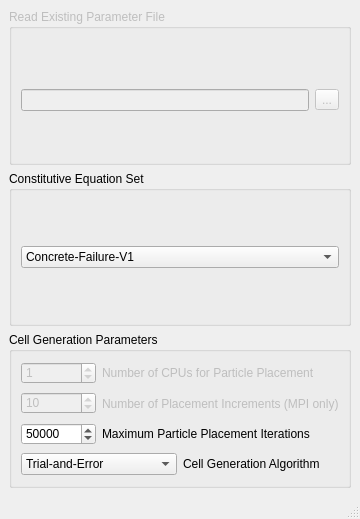
<?xml version="1.0" encoding="UTF-8"?>
<ui version="4.0">
 <class>MainWindow</class>
 <widget class="QMainWindow" name="MainWindow">
  <property name="geometry">
   <rect>
    <x>0</x>
    <y>0</y>
    <width>347</width>
    <height>519</height>
   </rect>
  </property>
  <property name="sizePolicy">
   <sizepolicy hsizetype="Preferred" vsizetype="Maximum">
    <horstretch>0</horstretch>
    <verstretch>0</verstretch>
   </sizepolicy>
  </property>
  <property name="windowIcon">
   <iconset resource="../icons.qrc">
    <normaloff>:/icons/PartDesignWorkbench.svg</normaloff>:/icons/PartDesignWorkbench.svg</iconset>
  </property>
  <property name="styleSheet">
   <string notr="true"/>
  </property>
  <property name="unifiedTitleAndToolBarOnMac">
   <bool>true</bool>
  </property>
  <widget class="QWidget" name="centralwidget">
   <property name="sizePolicy">
    <sizepolicy hsizetype="Expanding" vsizetype="Expanding">
     <horstretch>0</horstretch>
     <verstretch>0</verstretch>
    </sizepolicy>
   </property>
   <layout class="QGridLayout" name="gridLayout_3">
    <item row="0" column="0">
     <widget class="QGroupBox" name="gb_working_dir">
      <property name="enabled">
       <bool>false</bool>
      </property>
      <property name="styleSheet">
       <string notr="true">border-color: rgb(182, 182, 182);</string>
      </property>
      <property name="title">
       <string>Read Existing Parameter File</string>
      </property>
      <layout class="QHBoxLayout" name="horizontalLayout_6">
       <property name="leftMargin">
        <number>9</number>
       </property>
       <property name="bottomMargin">
        <number>0</number>
       </property>
       <item>
        <widget class="QLineEdit" name="paramLocation">
         <property name="enabled">
          <bool>false</bool>
         </property>
         <property name="readOnly">
          <bool>true</bool>
         </property>
        </widget>
       </item>
       <item>
        <widget class="QToolButton" name="readFileButton">
         <property name="enabled">
          <bool>false</bool>
         </property>
         <property name="text">
          <string notr="true">...</string>
         </property>
        </widget>
       </item>
      </layout>
     </widget>
    </item>
    <item row="1" column="0">
     <widget class="QGroupBox" name="gb_analysis_type">
      <property name="enabled">
       <bool>true</bool>
      </property>
      <property name="autoFillBackground">
       <bool>false</bool>
      </property>
      <property name="styleSheet">
       <string notr="true">border-color: rgb(182, 182, 182);</string>
      </property>
      <property name="title">
       <string>Constitutive Equation Set</string>
      </property>
      <layout class="QGridLayout" name="gridLayout">
       <property name="leftMargin">
        <number>9</number>
       </property>
       <property name="bottomMargin">
        <number>9</number>
       </property>
       <item row="0" column="0">
        <widget class="QComboBox" name="constEQ">
         <item>
          <property name="text">
           <string>Concrete-Failure-V1</string>
          </property>
         </item>
         <item>
          <property name="text">
           <string>Concrete-Failure-V2</string>
          </property>
         </item>
         <item>
          <property name="text">
           <string>Concrete-Failure-V3</string>
          </property>
         </item>
         <item>
          <property name="text">
           <string>Concrete-Failure-V4</string>
          </property>
         </item>
         <item>
          <property name="text">
           <string>FRC-Failure-V1</string>
          </property>
         </item>
         <item>
          <property name="text">
           <string>Sandstone-Failure-V1</string>
          </property>
         </item>
         <item>
          <property name="text">
           <string>Shale-Failure-V1</string>
          </property>
         </item>
         <item>
          <property name="text">
           <string>Wood-Failure-V1</string>
          </property>
         </item>
        </widget>
       </item>
      </layout>
     </widget>
    </item>
    <item row="2" column="0">
     <widget class="QGroupBox" name="gb_analysis_type_2">
      <property name="enabled">
       <bool>true</bool>
      </property>
      <property name="styleSheet">
       <string notr="true">border-color: rgb(182, 182, 182);</string>
      </property>
      <property name="title">
       <string>Cell Generation Parameters</string>
      </property>
      <layout class="QGridLayout" name="gridLayout_2">
       <item row="0" column="0">
        <layout class="QHBoxLayout" name="horizontalLayout_2">
         <item>
          <widget class="QSpinBox" name="numCPUbox">
           <property name="enabled">
            <bool>false</bool>
           </property>
           <property name="sizePolicy">
            <sizepolicy hsizetype="Fixed" vsizetype="Fixed">
             <horstretch>0</horstretch>
             <verstretch>0</verstretch>
            </sizepolicy>
           </property>
           <property name="minimumSize">
            <size>
             <width>75</width>
             <height>0</height>
            </size>
           </property>
           <property name="maximumSize">
            <size>
             <width>75</width>
             <height>16777215</height>
            </size>
           </property>
           <property name="maximum">
            <number>999999999</number>
           </property>
           <property name="value">
            <number>1</number>
           </property>
          </widget>
         </item>
         <item>
          <widget class="QLabel" name="label_2">
           <property name="enabled">
            <bool>false</bool>
           </property>
           <property name="text">
            <string>Number of CPUs for Particle Placement</string>
           </property>
          </widget>
         </item>
        </layout>
       </item>
       <item row="1" column="0">
        <layout class="QHBoxLayout" name="horizontalLayout_3">
         <item>
          <widget class="QSpinBox" name="numPIncBox">
           <property name="enabled">
            <bool>false</bool>
           </property>
           <property name="sizePolicy">
            <sizepolicy hsizetype="Fixed" vsizetype="Fixed">
             <horstretch>0</horstretch>
             <verstretch>0</verstretch>
            </sizepolicy>
           </property>
           <property name="minimumSize">
            <size>
             <width>75</width>
             <height>0</height>
            </size>
           </property>
           <property name="maximumSize">
            <size>
             <width>75</width>
             <height>16777215</height>
            </size>
           </property>
           <property name="maximum">
            <number>999999999</number>
           </property>
           <property name="value">
            <number>10</number>
           </property>
          </widget>
         </item>
         <item>
          <widget class="QLabel" name="label_3">
           <property name="enabled">
            <bool>false</bool>
           </property>
           <property name="text">
            <string>Number of Placement Increments (MPI only)</string>
           </property>
          </widget>
         </item>
        </layout>
       </item>
       <item row="2" column="0">
        <layout class="QHBoxLayout" name="horizontalLayout_4">
         <item>
          <widget class="QSpinBox" name="numIncBox">
           <property name="enabled">
            <bool>true</bool>
           </property>
           <property name="sizePolicy">
            <sizepolicy hsizetype="Fixed" vsizetype="Fixed">
             <horstretch>0</horstretch>
             <verstretch>0</verstretch>
            </sizepolicy>
           </property>
           <property name="minimumSize">
            <size>
             <width>75</width>
             <height>0</height>
            </size>
           </property>
           <property name="maximumSize">
            <size>
             <width>75</width>
             <height>16777215</height>
            </size>
           </property>
           <property name="maximum">
            <number>999999999</number>
           </property>
           <property name="value">
            <number>50000</number>
           </property>
          </widget>
         </item>
         <item>
          <widget class="QLabel" name="label_4">
           <property name="enabled">
            <bool>true</bool>
           </property>
           <property name="text">
            <string>Maximum Particle Placement Iterations</string>
           </property>
          </widget>
         </item>
        </layout>
       </item>
       <item row="3" column="0">
        <layout class="QHBoxLayout" name="horizontalLayout">
         <item>
          <widget class="QComboBox" name="placementAlg">
           <property name="enabled">
            <bool>true</bool>
           </property>
           <property name="minimumSize">
            <size>
             <width>150</width>
             <height>0</height>
            </size>
           </property>
           <item>
            <property name="text">
             <string>Trial-and-Error</string>
            </property>
           </item>
          </widget>
         </item>
         <item>
          <widget class="QLabel" name="label">
           <property name="enabled">
            <bool>true</bool>
           </property>
           <property name="text">
            <string>Cell Generation Algorithm</string>
           </property>
          </widget>
         </item>
        </layout>
       </item>
      </layout>
     </widget>
    </item>
   </layout>
  </widget>
  <widget class="QMenuBar" name="menubar">
   <property name="geometry">
    <rect>
     <x>0</x>
     <y>0</y>
     <width>347</width>
     <height>21</height>
    </rect>
   </property>
  </widget>
  <widget class="QStatusBar" name="statusbar"/>
 </widget>
 <resources>
  <include location="../icons.qrc"/>
 </resources>
 <connections/>
</ui>
